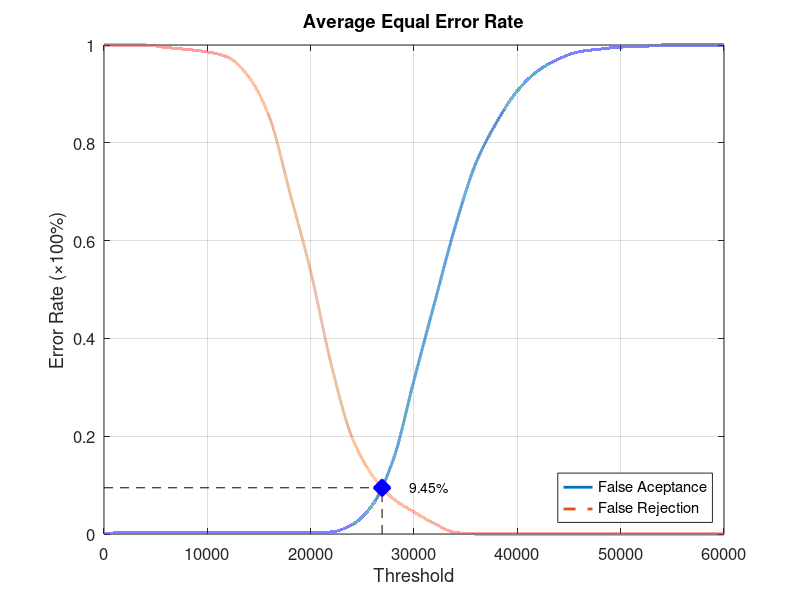
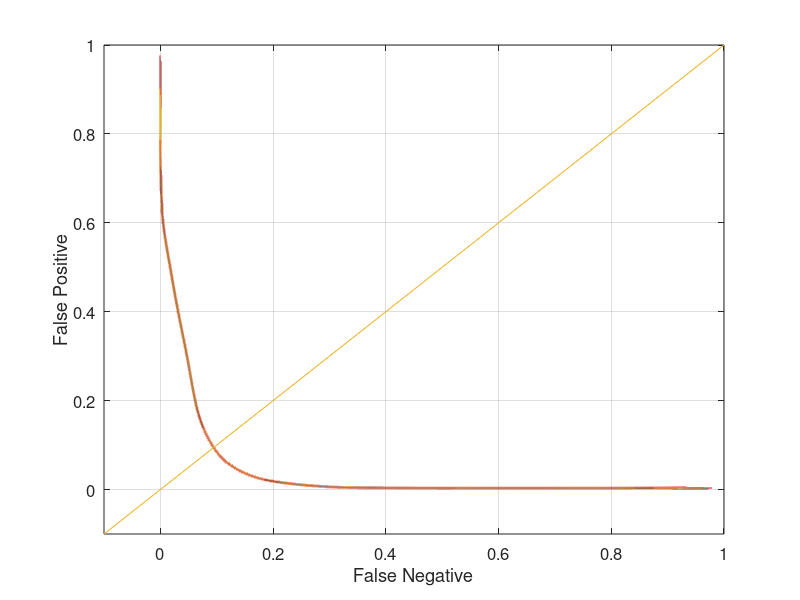

The MATLAB script that drew these images, in order:
function yEER = Database1Average
close all;
clear;
clc;
x = 0:2000:60000;
xq = 0:0.5:60000;

y0 = [0 0.0031579 0.0031579 0.0031579 0.0031579 0.0031579 0.0031579 0.0031579 0.0031579 0.0031579 0.0031579 0.00421053 0.0189474 0.06 0.152632 0.314737 0.473684 0.629474 0.758947 0.842105 0.906316 0.947368 0.971579 0.986316 0.991579 0.99579 0.996842 1 1 1 1];
yy0 = interp1(x, y0, xq, 'pchip');
y1 = [1 1 1 0.995 0.991 0.986 0.975 0.935 0.853 0.697 0.537 0.346 0.198 0.119 0.072 0.045 0.021 0.003 0 0 0 0 0 0 0 0 0 0 0 0 0];
yy1 = interp1(x, y1, xq, 'pchip');

% Calculating EER: 
y2 = abs(y0 - y1);
find(y2 == min(y2))
yy2 = abs(yy0 - yy1);
xEER = find(yy2 == min(yy2));
xEERIndex = xq(xEER) % X-axis EER
yEER = yy0(xEER) % Y-axis EER

main = figure
plot(xq, yy0,'-','LineWidth', 2);	hold on
plot(xq, yy1,'--','LineWidth', 2);	hold on
plot([xEERIndex xEERIndex], [0 yEER], 'k--');	hold on
plot([0 xEERIndex], [yEER yEER], 'k--');	hold on
plot(xEERIndex, yEER, 'bx', 'LineWidth', 10);	hold on
text(xEERIndex + 10 * xEERIndex / 100, yEER, [num2str(round((10000 * yEER)) / 100) '%'])
legend('False Aceptance', 'False Rejection', 'Location', 'SouthEast')
xlabel('Threshold')
ylabel('Error Rate (\times100%)')
title('Average Equal Error Rate')
set(gca, 'FontSize', 12)
axis([0 60000 0 1])
grid on

print(main, 'Database1AverageMain', '-dpng');
FNRxFPR = figure('Color', [1 1 1]);
plot(yy1, yy0, '-', yy1, yy0, 'LineWidth', 2);
hold on
y = -0.1:0.1:1
plot(y, y); 
set(gca, 'FontSize', 12)
xlabel('False Negative')
ylabel('False Positive')
axis([-0.1 1 -0.1 1])
set(gca, 'FontSize', 12)
grid on

print(FNRxFPR, 'Database1AverageFNRxFPR','-dpng');
end
